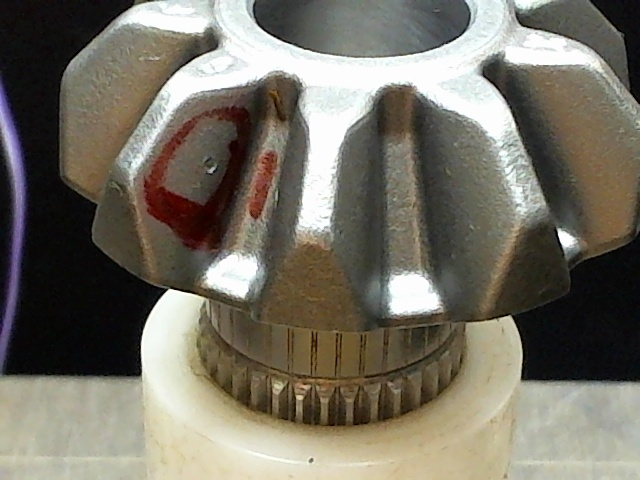
#> input picture gonzales/image108.jpg, 640 x 480 px
$ python tophat.py   (older library calls are emulated)
#> lines starting #> are read from the running program, lines starting #| are printed output that depends on the picture
#> further down, image is the input picture: shape (480, 640, 3); mean B, G, R 101.2, 113.4, 118.1
### gonzales/crop.py
from __future__ import division
import numpy as np


def find_angle_from_given_point(img, centre_x, centre_y):
    y_area = np.arange(0, img.shape[0], dtype=np.float)
    x_area = np.arange(0, img.shape[1], dtype=np.float)

    xx, yy = np.meshgrid(x_area, y_area)

    theta = np.arctan2(yy - centre_y, xx - centre_x) * 180 / np.pi + 180

    return theta

def find_radial_distance_from_given_point(img, centre_x, centre_y):
#> called with centre_x = 340, centre_y = -50
    y_area = np.arange(0, img.shape[0], dtype=np.int64)
#> y_area = 480 values from 0 to 479
    x_area = np.arange(0, img.shape[1], dtype=np.int64)
#> x_area = 640 values from 0 to 639

    xx, yy = np.meshgrid(x_area, y_area)

    r = np.sqrt(np.power((xx - centre_x), 2) + np.power((yy - centre_y), 2))

    return r


# [129 lines left out: functions crop_circle, crop_ring, crop_ring_two_centers, crop_radial_arc, not called in this run]


def crop_radial_arc_two_centres(img, centre_x1=None, centre_y1=None, centre_x2=None, centre_y2=None,
                                radius1=None, radius2=None, theta1=0, theta2=360, inside_region=True):
    test = np.copy(img)

    if centre_x1 is None:
        centre_x1 = img.shape[0] / 2
    if centre_y1 is None:
        centre_y1 = img.shape[1] / 2
    if centre_x2 is None:
        centre_x2 = img.shape[0] / 2
    if centre_y2 is None:
        centre_y2 = img.shape[1] / 2

    if radius1 is None:
        radius1 = 0

    if radius2 is None:
        if img.shape[1] > img.shape[0]:
            radius2 = img.shape[0] / 2
        else:
            radius2 = img.shape[1] / 2

    r1 = find_radial_distance_from_given_point(img, centre_x1, centre_y1)
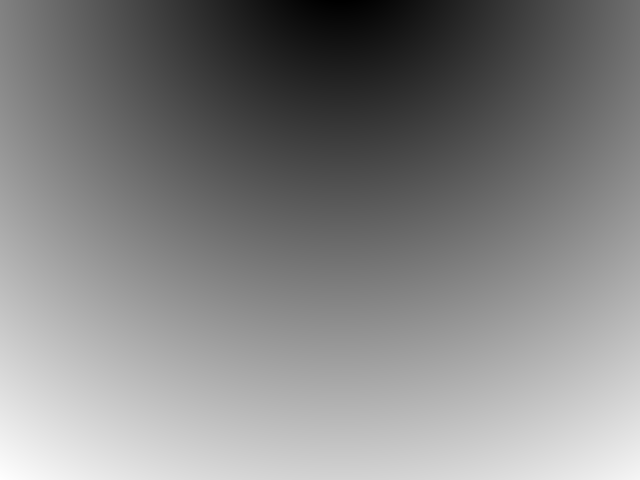
#> r1: shape (480, 640) float64; min 50, max 628.8, mean 348.7; drawn with min black and max white
    r2 = find_radial_distance_from_given_point(img, centre_x2, centre_y2)

    theta = find_angle_from_given_point(img, centre_x1, centre_y1)
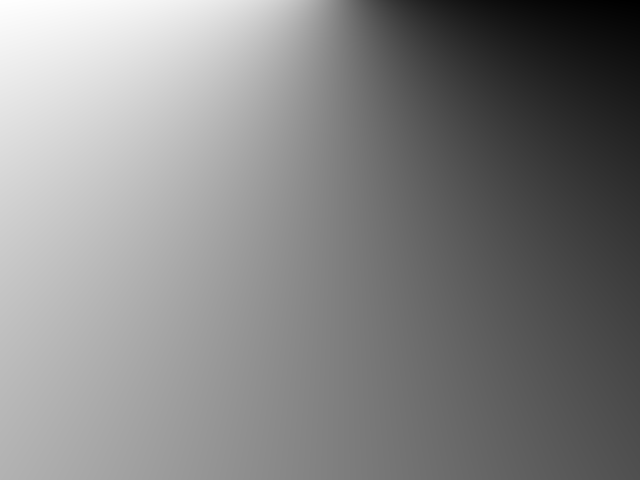
#> theta: shape (480, 640) float64; min 189.5, max 351.6, mean 273.2; drawn with min black and max white

    if inside_region:
        unselected_area = np.where((r1 < radius1) | (r2 > radius2) | (theta < theta1) | (theta > theta2))
#> unselected_area = 190572 positions, rows 0 to 479, columns 0 to 639
        selected_area = np.where((r1 >= radius1) & (r2 <= radius2) & (theta >= theta1) & (theta <= theta2))
#> selected_area = 116628 positions, rows 42 to 340, columns 36 to 639
    else:
        unselected_area = np.where((r1 >= radius1) & (r1 <= radius2) & (theta >= theta1) & (theta <= theta2))
        selected_area = np.where((r2 < radius1) | (r2 > radius2) | (theta < theta1) | (theta > theta2))

    test[unselected_area] = 0
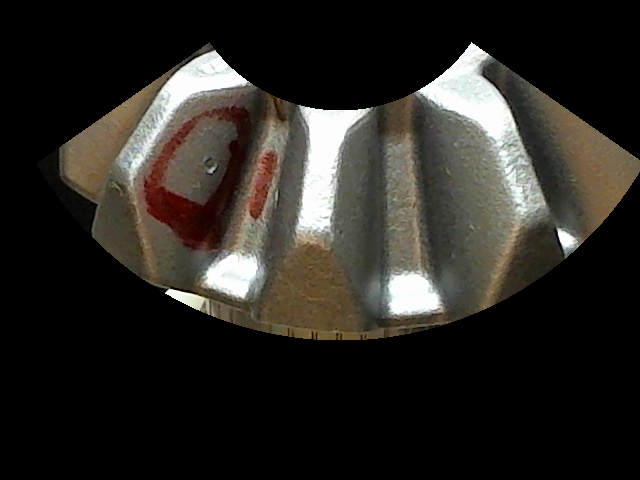
#> test: shape (480, 640, 3); mean B, G, R 35.4, 39.9, 42.5

    return test, test[selected_area].flatten().tolist()

### gonzales/tophat.py
import cv2
import numpy as np
import crop


def showimage(name,image):
    cv2.imshow(name,image)
    cv2.waitKey(0)
    cv2.destroyAllWindows()

def tophatdiffblackhat(image):
    showimage("",image)
    kernel=np.ones((5,5),np.uint8)
    tophat=cv2.morphologyEx(image, cv2.MORPH_TOPHAT, kernel)
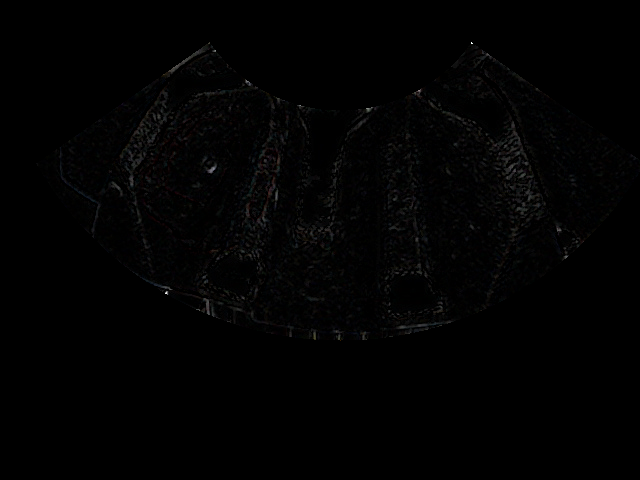
#> tophat: shape (480, 640, 3); mean B, G, R 1.9, 1.9, 1.9
    blackhat = cv2.morphologyEx(image, cv2.MORPH_BLACKHAT, kernel)
    finalimage=tophat-blackhat
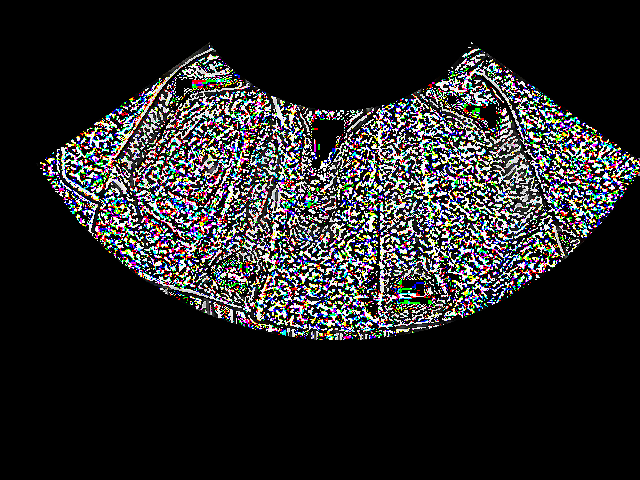
#> finalimage: shape (480, 640, 3); mean B, G, R 39.2, 38.7, 39
    pos1=np.where(finalimage<[110,110,110])
    pos2=np.where(finalimage>[130,130,130])
    finalimage[pos1]=0
    finalimage[pos2]=0
#> finalimage: shape (480, 640, 3); mean B, G, R 0, 0, 0
    cv2.imwrite("output108.jpg",finalimage)

if __name__=="__main__":
    image=cv2.imread("image108.jpg")
    crop1, _ = crop.crop_radial_arc_two_centres(image, centre_x1=340, centre_y1=-50, centre_x2=340, centre_y2=-10,radius1=160, radius2=350, theta1=215, theta2=325)
    tophatdiffblackhat(crop1)

$ run again, with gonzales/image106.jpg copied over gonzales/image108.jpg
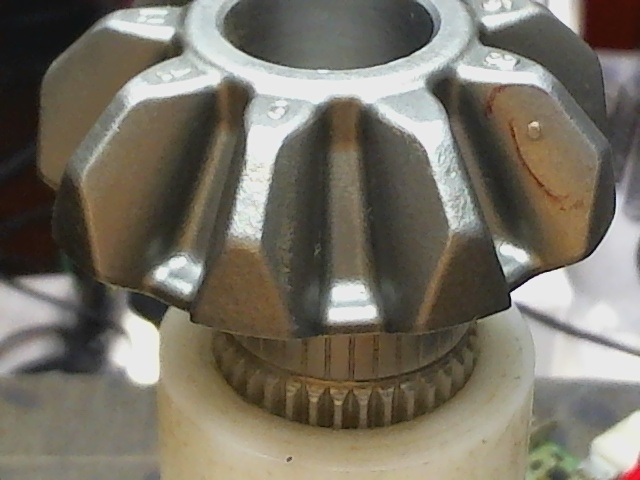
#> input picture gonzales/image106.jpg, 640 x 480 px
#> image is the input picture: shape (480, 640, 3); mean B, G, R 100.9, 113.4, 119.1
#> unselected_area = 190572 positions, rows 0 to 479, columns 0 to 639
#> selected_area = 116628 positions, rows 42 to 340, columns 36 to 639
#> in crop_radial_arc_two_centres, `test[unselected_area] = 0`:
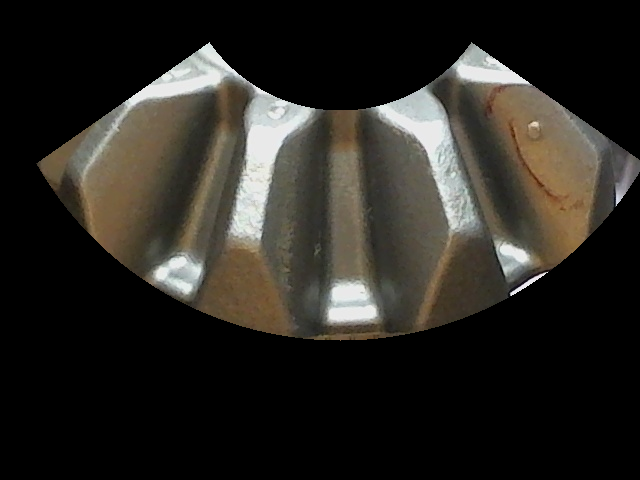
#> test: shape (480, 640, 3); mean B, G, R 34, 39.1, 41.5
#> in tophatdiffblackhat, `finalimage=tophat-blackhat`:
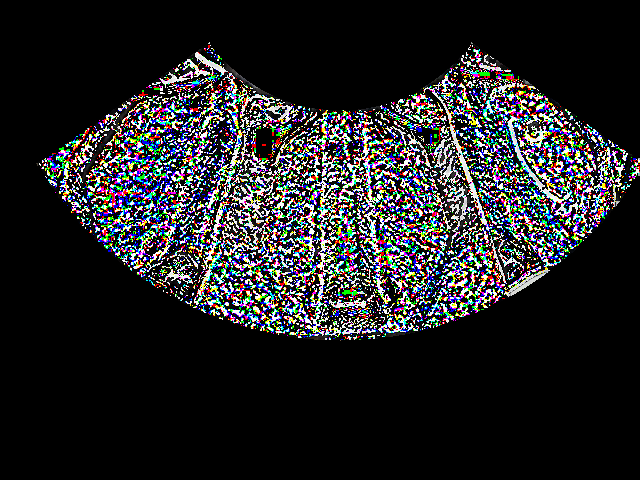
#> finalimage: shape (480, 640, 3); mean B, G, R 37.6, 36.1, 35.9
